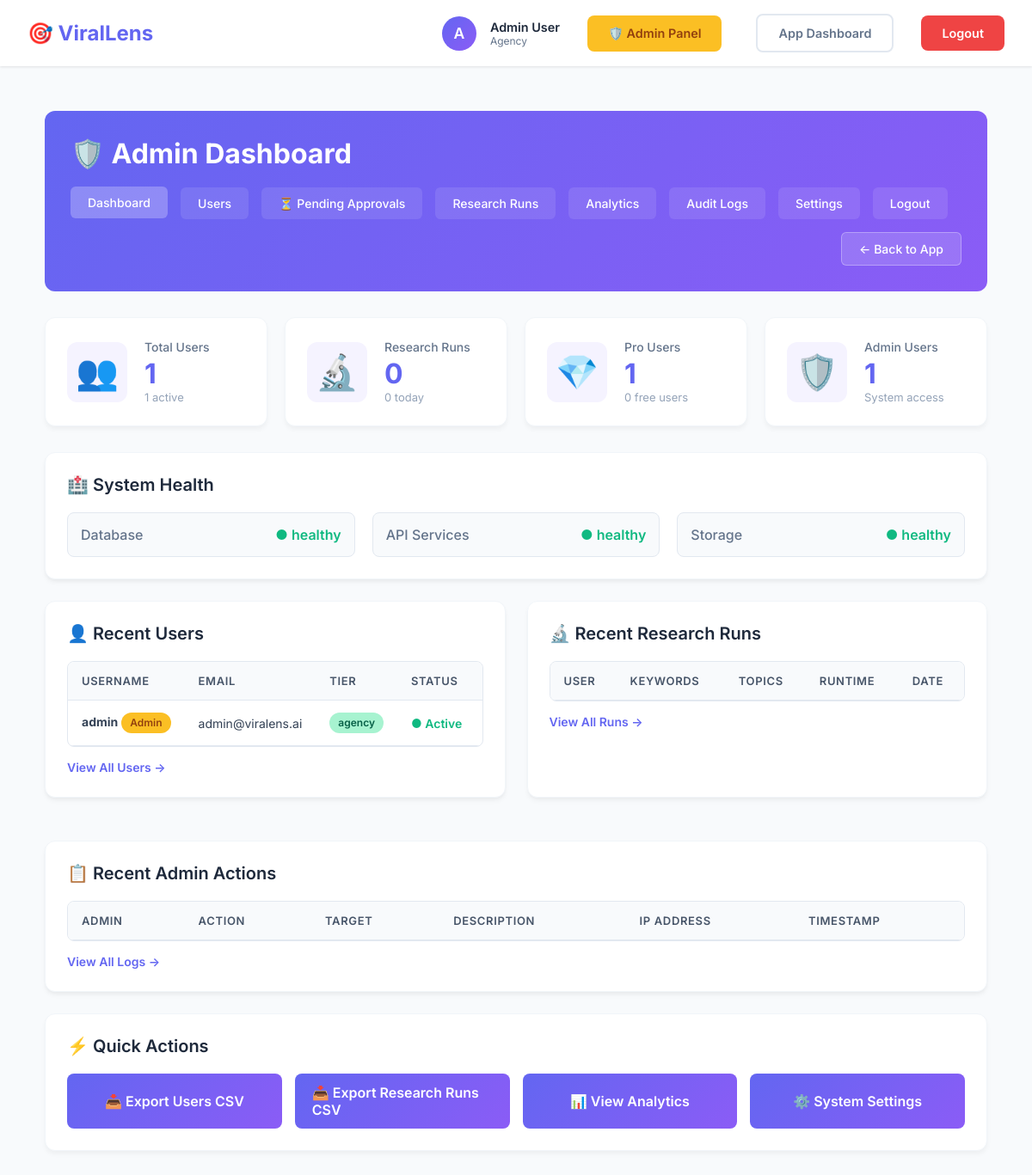
Screenshot of /admin/dashboard (signed in) with the database file from the repository.
### models.py (models this page shows, shortened)
class User(UserMixin, db.Model):
    __tablename__ = 'users'
    id = db.Column(db.Integer, primary_key=True)
    email = db.Column(db.String(120), unique=True, nullable=False, index=True)
    username = db.Column(db.String(80), unique=True, nullable=False, index=True)
    password_hash = db.Column(db.String(255), nullable=False)
    full_name = db.Column(db.String(120))
    niche = db.Column(db.String(50))  # automotive, royal_family, tech, etc.
    subscription_tier = db.Column(db.String(20), default='free')  # free, pro, agency
    subscription_status = db.Column(db.String(20), default='active')  # active, cancelled, expired
    subscription_start = db.Column(db.DateTime)
    subscription_end = db.Column(db.DateTime)
    research_runs_this_month = db.Column(db.Integer, default=0)
    total_research_runs = db.Column(db.Integer, default=0)
    is_admin = db.Column(db.Boolean, default=False)
    is_active = db.Column(db.Boolean, default=True)
    created_at = db.Column(db.DateTime, default=datetime.utcnow)
    last_login = db.Column(db.DateTime)
    approval_status = db.Column(db.String(20), default='approved', nullable=False) # pending, approved, rejected
    approved_by = db.Column(db.Integer, db.ForeignKey('users.id'), nullable=True)
    approved_at = db.Column(db.DateTime, nullable=True)
    rejection_reason = db.Column(db.Text, nullable=True)
    admin_notes = db.Column(db.Text, nullable=True)
    onboarding_completed = db.Column(db.Boolean, default=False)
    onboarding_step = db.Column(db.Integer, default=1) # Track progress
    research_runs = db.relationship('ResearchRun', backref='user', lazy='dynamic', cascade='all, delete-orphan')
    keywords = db.relationship('Keyword', backref='user', lazy='dynamic', cascade='all, delete-orphan')
    competitors = db.relationship('Competitor', backref='user', lazy='dynamic', cascade='all, delete-orphan')
    user_config = db.relationship('UserConfig', backref='user', uselist=False, cascade='all, delete-orphan')
    approver = db.relationship('User', remote_side='User.id', foreign_keys=[approved_by])

### admin_routes.py (the view)
@admin_bp.route('/')
@admin_bp.route('/dashboard')
@login_required
@admin_required
def dashboard():
    stats = get_system_stats()
    recent_users = User.query.order_by(User.created_at.desc()).limit(10).all()
    recent_research = ResearchRun.query.order_by(ResearchRun.created_at.desc()).limit(10).all()
    recent_logs = AdminLog.query.order_by(AdminLog.created_at.desc()).limit(20).all()
    health = {
        'database': 'healthy',
        'api': 'healthy',
        'storage': 'healthy'
    }
    return render_template('admin/dashboard.html',
                         stats=stats,
                         recent_users=recent_users,
                         recent_research=recent_research,
                         recent_logs=recent_logs,
                         health=health)

### admin_routes.py (called while the page is built)
@admin_bp.context_processor
def inject_pending_count():
    count = User.query.filter_by(approval_status='pending').count()
    return dict(pending_count=count)

### app.py (called while the page is built)
@login_manager.user_loader
def load_user(user_id):
    return User.query.get(int(user_id))

### utils/admin_utils.py (called while the page is built)
def admin_required(f):
    @wraps(f)
    def decorated_function(*args, **kwargs):
        if not current_user.is_authenticated:
            flash('Please log in to access this page.', 'error')
            return redirect(url_for('login'))
        if not current_user.is_admin:
            flash('Access denied. Admin privileges required.', 'error')
            return redirect(url_for('dashboard'))
        return f(*args, **kwargs)
    return decorated_function

### templates/admin/dashboard.html (shortened to what this page needs)
{% extends "admin/base_admin.html" %}
{% block header_title %}🛡️ Admin Dashboard{% endblock %}
{% block admin_content %}
<div class="stats-grid">
    <div class="stat-card">
        <div class="stat-icon">👥</div>
        <div class="stat-content">
            <div class="stat-label">Total Users</div>
            <div class="stat-value">{{ stats.total_users }}</div>
            <div class="stat-detail">{{ stats.active_users }} active</div>
        </div>
    </div>
    <div class="stat-card">
        <div class="stat-icon">🔬</div>
        <div class="stat-content">
            <div class="stat-label">Research Runs</div>
            <div class="stat-value">{{ stats.total_research_runs }}</div>
            <div class="stat-detail">{{ stats.research_runs_today }} today</div>
        </div>
    </div>
    <div class="stat-card">
        <div class="stat-icon">💎</div>
        <div class="stat-content">
            <div class="stat-label">Pro Users</div>
            <div class="stat-value">{{ stats.pro_users + stats.agency_users }}</div>
            <div class="stat-detail">{{ stats.free_users }} free users</div>
        </div>
    </div>
    <div class="stat-card">
        <div class="stat-icon">🛡️</div>
        <div class="stat-content">
            <div class="stat-label">Admin Users</div>
            <div class="stat-value">{{ stats.admin_users }}</div>
            <div class="stat-detail">System access</div>
        </div>
    </div>
</div>
<div class="section-card">
    <h2>🏥 System Health</h2>
    <div class="health-grid">
        <div class="health-item">
            <span class="health-label">Database</span>
            <span class="health-status healthy">● {{ health.database }}</span>
        </div>
        <div class="health-item">
            <span class="health-label">API Services</span>
            <span class="health-status healthy">● {{ health.api }}</span>
        </div>
        <div class="health-item">
            <span class="health-label">Storage</span>
            <span class="health-status healthy">● {{ health.storage }}</span>
        </div>
    </div>
</div>
<div class="admin-content-grid">
    <div class="section-card">
        <h2>👤 Recent Users</h2>
        <div class="table-responsive">
            <table class="admin-table">
                <thead>
                    <tr>
                        <th>Username</th>
                        <th>Email</th>
                        <th>Tier</th>
                        <th>Status</th>
                        <th>Joined</th>
                    </tr>
                </thead>
                <tbody>
                    {% for user in recent_users %}
                    <tr>
                        <td>
                            <strong>{{ user.username }}</strong>
                            {% if user.is_admin %}<span class="badge badge-admin">Admin</span>{% endif %}
                        </td>
                        <td>{{ user.email }}</td>
                        <td><span class="badge badge-{{ user.subscription_tier }}">{{ user.subscription_tier
                                }}</span></td>
                        <td>
                            {% if user.is_active %}
                            <span class="status-active">● Active</span>
                            {% else %}
                            <span class="status-inactive">● Inactive</span>
                            {% endif %}
                        </td>
                        <td>{{ user.created_at.strftime('%Y-%m-%d') if user.created_at else 'N/A' }}</td>
                    </tr>
                    {% endfor %}
                </tbody>
            </table>
        </div>
        <a href="{{ url_for('admin.users') }}" class="btn-link">View All Users →</a>
    </div>
    <div class="section-card">
        <h2>🔬 Recent Research Runs</h2>
        <div class="table-responsive">
            <table class="admin-table">
                <thead>
                    <tr>
                        <th>User</th>
                        <th>Keywords</th>
                        <th>Topics</th>
                        <th>Runtime</th>
                        <th>Date</th>
                    </tr>
                </thead>
            </table>
        </div>
        <a href="{{ url_for('admin.research_runs') }}" class="btn-link">View All Runs →</a>
    </div>
</div>
<div class="section-card">
    <h2>📋 Recent Admin Actions</h2>
    <div class="table-responsive">
        <table class="admin-table">
            <thead>
                <tr>
                    <th>Admin</th>
                    <th>Action</th>
                    <th>Target</th>
                    <th>Description</th>
                    <th>IP Address</th>
                    <th>Timestamp</th>
                </tr>
            </thead>
        </table>
    </div>
    <a href="{{ url_for('admin.logs') }}" class="btn-link">View All Logs →</a>
</div>
<div class="quick-actions">
    <h2>⚡ Quick Actions</h2>
    <div class="action-buttons">
        <a href="{{ url_for('admin.export_users') }}" class="btn-action">
            📥 Export Users CSV
        </a>
        <a href="{{ url_for('admin.export_research') }}" class="btn-action">
            📥 Export Research Runs CSV
        </a>
        <a href="{{ url_for('admin.analytics') }}" class="btn-action">
            📊 View Analytics
        </a>
        <a href="{{ url_for('admin.settings') }}" class="btn-action">
            ⚙️ System Settings
        </a>
    </div>
</div>
{% endblock %}

### templates/base.html (shortened to what this page needs)
<!DOCTYPE html>
<html lang="en">
<head>
</head>
<body>
    <nav>
        <div class="container">
            <a href="{{ url_for('dashboard') }}" class="logo">
                🎯 ViralLens
            </a>
            {% if current_user.is_authenticated %}
            <div class="nav-right">
                <div class="user-info">
                    <div class="user-avatar">
                        {{ current_user.username[0].upper() }}
                    </div>
                    <div class="user-details">
                        <div class="user-name">{{ current_user.full_name or current_user.username }}</div>
                        <div class="user-tier">{{ current_user.subscription_tier }}</div>
                    </div>
                </div>
                {% if current_user.is_admin %}
                <a href="{{ url_for('admin.dashboard') }}" class="btn"
                    style="background: #fbbf24; color: #92400e; margin-right: 0.5rem;">🛡️ Admin Panel</a>
                {% endif %}
                <a href="{{ url_for('dashboard') }}" class="btn btn-outline">App Dashboard</a>
                <a href="{{ url_for('logout') }}" class="btn btn-danger">Logout</a>
            </div>
            {% endif %}
        </div>
    </nav>
    <div class="container">
        {% block content %}{% endblock %}
    </div>
</body>
</html>

### templates/base.html (style rules this page uses)
* { margin: 0; padding: 0; box-sizing: border-box; }
:root { --primary: #6366f1; --primary-dark: #4f46e5; --secondary: #8b5cf6; --success: #10b981; --danger: #ef4444; --warning: #f59e0b; --dark: #1e293b; --gray: #64748b; --light: #f8fafc; --white: #ffffff; }
body { font-family: 'Inter', -apple-system, BlinkMacSystemFont, 'Segoe UI', Roboto, sans-serif; background: var(--light); color: var(--dark); min-height: 100vh; }
nav { background: var(--white); box-shadow: 0 1px 3px rgba(0, 0, 0, 0.1); padding: 1rem 0; position: sticky; top: 0; z-index: 100; }
nav .container { max-width: 1400px; margin: 0 auto; padding: 0 2rem; display: flex; justify-content: space-between; align-items: center; }
.logo { font-size: 1.5rem; font-weight: 700; color: var(--primary); text-decoration: none; display: flex; align-items: center; gap: 0.5rem; }
.nav-right { display: flex; align-items: center; gap: 2rem; }
.user-info { display: flex; align-items: center; gap: 1rem; }
.user-avatar { width: 40px; height: 40px; border-radius: 50%; background: linear-gradient(135deg, var(--primary), var(--secondary)); display: flex; align-items: center; justify-content: center; color: white; font-weight: 600; font-size: 1.1rem; }
.user-details { display: flex; flex-direction: column; }
.user-name { font-weight: 600; color: var(--dark); font-size: 0.9rem; }
.user-tier { font-size: 0.75rem; color: var(--gray); text-transform: capitalize; }
.btn { padding: 0.75rem 1.5rem; border-radius: 0.5rem; text-decoration: none; font-weight: 600; transition: all 0.3s; display: inline-block; border: none; cursor: pointer; font-size: 0.9rem; }
.btn-danger { background: var(--danger); color: var(--white); }
.btn-outline { background: transparent; color: var(--gray); border: 2px solid #e2e8f0; }
.container { max-width: 1400px; margin: 0 auto; padding: 2rem; }

### templates/admin/base_admin.html (style rules this page uses)
.section-card { background: white; border-radius: 12px; padding: 25px; box-shadow: 0 4px 6px -1px rgba(0, 0, 0, 0.05), 0 2px 4px -1px rgba(0, 0, 0, 0.03); margin-bottom: 25px; border: 1px solid #f1f5f9; }
.section-card h2 { margin: 0 0 20px 0; color: #1e293b; font-size: 20px; font-weight: 600; display: flex; align-items: center; gap: 10px; }
.admin-content-grid { display: grid; grid-template-columns: repeat(auto-fit, minmax(500px, 1fr)); gap: 25px; margin-bottom: 25px; }
.stats-grid { display: grid; grid-template-columns: repeat(auto-fit, minmax(240px, 1fr)); gap: 20px; margin-bottom: 30px; }
.stat-card { background: white; border-radius: 12px; padding: 25px; box-shadow: 0 4px 6px -1px rgba(0, 0, 0, 0.05); display: flex; align-items: center; gap: 20px; border: 1px solid #f1f5f9; transition: transform 0.2s; }
.stat-icon { font-size: 40px; background: #f5f3ff; width: 70px; height: 70px; display: flex; align-items: center; justify-content: center; border-radius: 12px; }
.stat-content { flex: 1; }
.stat-value { font-size: 32px; font-weight: 700; color: #6366f1; line-height: 1.2; }
.stat-label { color: #64748b; font-size: 14px; margin-bottom: 4px; font-weight: 500; }
.stat-detail { color: #94a3b8; font-size: 13px; }
.table-responsive { overflow-x: auto; border-radius: 8px; border: 1px solid #e2e8f0; }
.admin-table { width: 100%; border-collapse: collapse; white-space: nowrap; }
.admin-table th { background: #f8fafc; padding: 14px 16px; text-align: left; font-weight: 600; color: #475569; font-size: 13px; text-transform: uppercase; letter-spacing: 0.05em; border-bottom: 1px solid #e2e8f0; }
.admin-table td { padding: 14px 16px; border-bottom: 1px solid #e2e8f0; font-size: 14px; color: #334155; }
.badge { display: inline-flex; align-items: center; padding: 3px 10px; border-radius: 9999px; font-size: 12px; font-weight: 600; line-height: 1.5; }
.badge-admin { background: #fbbf24; color: #92400e; }
.badge-agency { background: #a7f3d0; color: #065f46; }
.status-active { color: #10b981; font-weight: 600; display: inline-flex; align-items: center; gap: 4px; }
.btn-action { display: inline-flex; align-items: center; justify-content: center; padding: 12px 20px; background: linear-gradient(135deg, #6366f1 0%, #8b5cf6 100%); color: white; text-decoration: none; border-radius: 8px; font-weight: 600; transition: all 0.3s; border: none; cursor: pointer; gap: 8px; }
.btn-link { color: #6366f1; text-decoration: none; font-weight: 600; display: inline-flex; align-items: center; margin-top: 15px; font-size: 14px; transition: color 0.2s; }

### rows the page displays
User: username "A", full_name "Admin User", subscription_tier "Agency", username "admin", is_admin "Admin", email "admin@viralens.ai", subscription_tier "agency", is_active "● Active"

### other values shown
{{ stats.total_users }} "1"
{{ stats.active_users }} "1"
{{ stats.total_research_runs }} "0"
{{ stats.research_runs_today }} "0"
{{ stats.pro_users + stats.agency_users }} "1"
{{ stats.free_users }} "0"
{{ stats.admin_users }} "1"
{{ health.database }} "healthy"
{{ health.api }} "healthy"
{{ health.storage }} "healthy"
